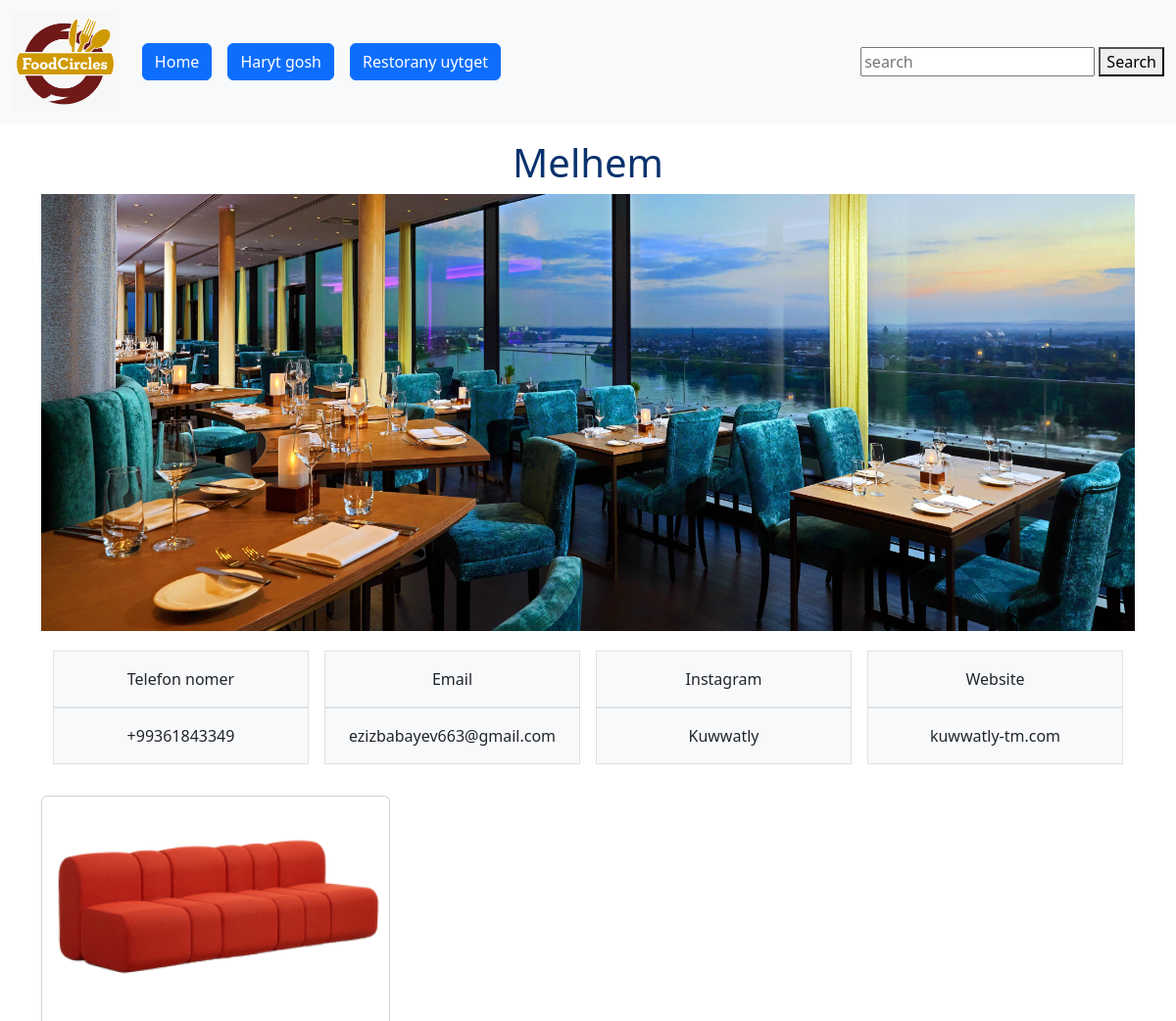
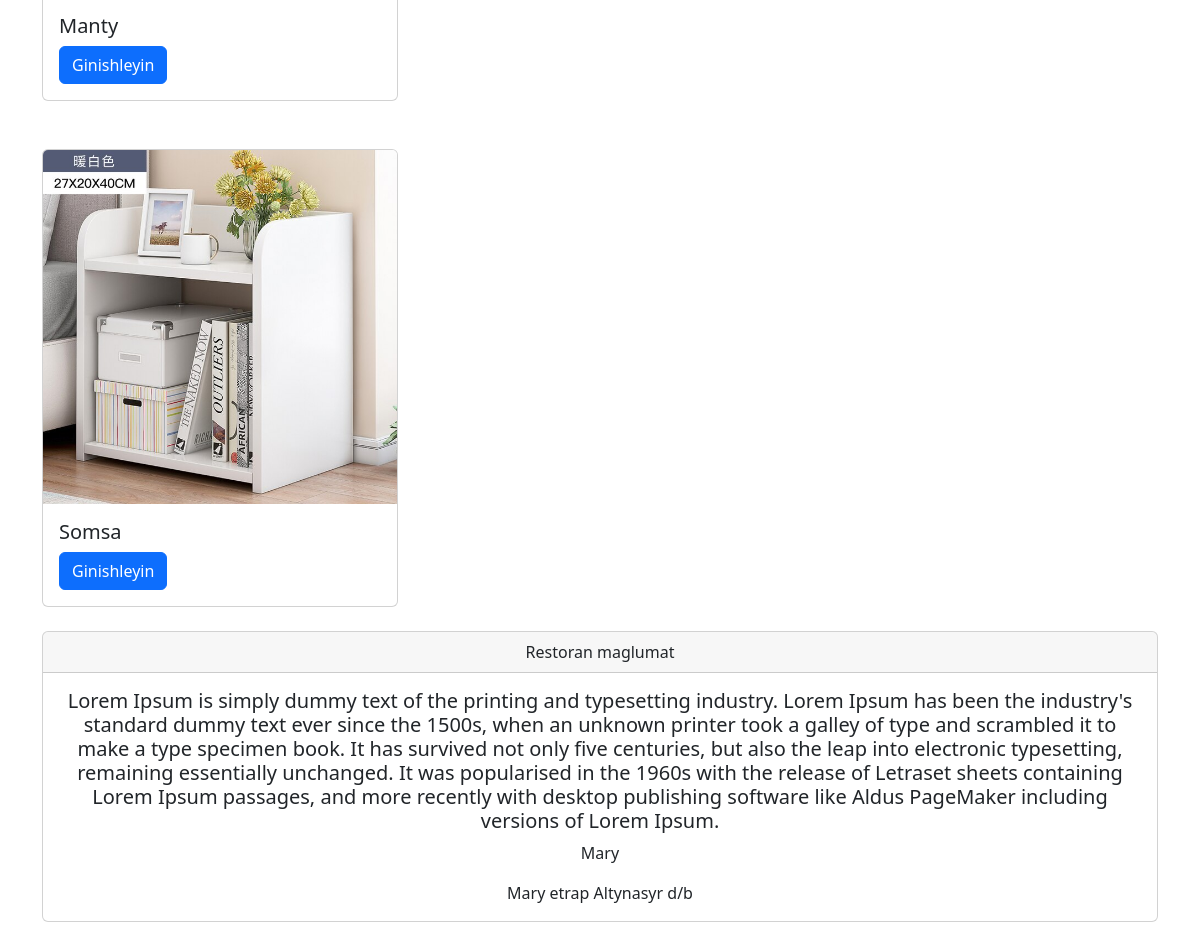
Screenshot of /my_restoran (signed in) with the database file from the repository (2 pictures, top to bottom).
### app/models.py (models this page shows, shortened)
class Restoran(models.Model):
    STATE = (("Mary", "Mary"),
            ("Ahal", "Ahal"),
            ("Balkan", "Balkan"),
            ("Lebap", "Lebap"),
            ("Daşoguz", "Daşoguz"),
            ("Aşgabat", "Aşgabat"),)
    name = models.CharField(max_length=120, unique=True)
    user = models.OneToOneField(User, on_delete=models.CASCADE)
    is_active = models.BooleanField(default=True)
    is_vip = models.BooleanField(default=False)
    description = models.TextField(null=True, blank=True)
    image = models.ImageField(upload_to="products")
    banner_img = models.ImageField(upload_to="products")
    region = models.CharField(max_length=50, choices=STATE, default="Mary")
    address_line = models.CharField(max_length=255, null=True, blank=True)
    mobile = models.CharField(max_length=64, null=True, blank=True)
    email = models.CharField(max_length=128, null=True, blank=True)
    instagram = models.CharField(max_length=128, null=True, blank=True)
    website = models.CharField(max_length=128, null=True, blank=True)
    created_at = models.DateTimeField(auto_now_add=True)
    updated_at = models.DateTimeField(auto_now=True)
    class Meta:
        verbose_name = 'Restoran'
        verbose_name_plural = 'Restoranlar'

class Food(models.Model):
    restoran = models.ForeignKey(Restoran, on_delete=models.CASCADE)
    name = models.CharField(max_length=120)
    food_image = models.ImageField(upload_to="products")
    food_cat = models.ForeignKey(Category, related_name='cat_food', on_delete=models.CASCADE)
    description = models.TextField()
    price = models.FloatField()
    created_at = models.DateTimeField(auto_now_add=True)
    updated_at = models.DateTimeField(auto_now=True)
    class Meta:
        verbose_name = 'Nahar'
        verbose_name_plural = 'Naharlar'

### app/views.py (the view)
# urls.py: path('my_restoran', views.my_restoran, name='my_restoran'),
def my_restoran(request):
    search = request.GET.get('search', '')
    my_restoran = Restoran.objects.get(user=request.user.id)
    if search:
        food = Food.objects.filter(Q(name__icontains=search))
    else:
        food = Food.objects.filter(restoran = my_restoran)
    return render(request, 'my_restoran.html', {'my_restoran': my_restoran, 'food': food})

### templates/my_restoran.html (shortened to what this page needs)
{% load static %}
<!doctype html>
<html lang="en">
  <head>
    <link href="https://cdn.jsdelivr.net/npm/bootstrap@5.2.0-beta1/dist/css/bootstrap.min.css" rel="stylesheet"
>
  </head>
  <body>
    <nav class="navbar navbar-expand-lg bg-light mb-3">
      <div class="container-fluid">
        <a class="navbar-brand" href="{% url 'my_restoran' %}"><img src="{{my_restoran.image.url}}" style="height: 100px;" alt=""></a>
        <div class="collapse navbar-collapse" id="navbarSupportedContent">
          <ul class="navbar-nav me-auto mb-2 mb-lg-0">
            <li class="nav-item">
              <a class="nav-link" href="{% url 'index' %}"><button type="button" class="btn btn-primary">Home</button></a>
            </li>
            <li class="nav-item">
              <a class="nav-link" href="{% url 'create_food' %}"><button type="button" class="btn btn-primary">Haryt gosh</button></a>
            </li>
            <li class="nav-item">
              <a class="nav-link" href="{% url 'my_restoran_edit' %}"><button type="button" class="btn btn-primary">Restorany uytget</button></a>
            </li>
          </ul>
          <form method="get">
            <input id="search" type=" text" placeholder="search" name="search">
            <button>Search</button>
        </form>
        </div>
      </div>
    </nav>
    <div class="container">
      <h1 style="text-align: center; color: rgb(11, 50, 109); font-size: bold;">{{my_restoran.name}}</h1>
      <img src="{{my_restoran.banner_img.url}}"  class="img-fluid" alt="...">
      <div style="margin-top: 20px; text-align: center;">
        <div class="container">
          <div class="row row-cols-lg-4 g-2 g-lg-3">
            <div class="col">
              <div class="p-3 border bg-light">Telefon nomer</div>
              <div class="p-3 border bg-light">{{my_restoran.mobile}}</div>
            </div>
            <div class="col">
              <div class="p-3 border bg-light">Email</div>
              <div class="p-3 border bg-light">{{my_restoran.email}}</div>
            </div>
            <div class="col">
              <div class="p-3 border bg-light">Instagram</div>
              <div class="p-3 border bg-light">{{my_restoran.instagram}}</div>
            </div>
            <div class="col">
              <div class="p-3 border bg-light">Website</div>
              <div class="p-3 border bg-light">{{my_restoran.website}}</div>
            </div>
          </div>
        </div>
      </div>
      {% for i in food %}
      <div class="row row-cols-1 row-cols-md-3 mt-2 mb-4 g-4">
        <div class="col">
          <div class="card">
            <img src="{{i.food_image.url}}" class="card-img-top" alt="...">
            <div class="card-body">
              <h5 class="card-title">{{i.name}}</h5>
              <a href="{% url 'food_page' i.id %}"><button type="button" class="btn btn-primary">Ginishleyin</button></a>
            </div>
          </div>
        </div>
      </div>
      {% endfor %}
      <div class="card text-center" style="margin-bottom: 30px;">
        <div class="card-header">
          Restoran maglumat
        </div>
        <div class="card-body">
          <h5 class="card-title">{{my_restoran.description}}</h5>
          <p class="card-text">{{my_restoran.region}}</p>
          <p class="card-text">{{my_restoran.address_line}}</p>
        </div>
      </div>
    </div>
  </body>
</html>

### rows the page displays
Restoran: image (picture), name "Melhem", banner_img (picture), mobile "+99361843349", email "ezizbabayev663@gmail.com", instagram "Kuwwatly", website "kuwwatly-tm.com", description "Lorem Ipsum is simply dummy text of the printing and typesetting industry. Lorem Ipsum has been the industry's standard dummy text ever since the 1500s, when an unknown printer took a galley of type and scrambled it to make a type specimen book. It has survived not only five centuries, but also the leap into electronic typesetting, remaining essentially unchanged. It was popularised in the 1960s with the release of Letraset sheets containing Lorem Ipsum passages, and more recently with desktop publishing software like Aldus PageMaker including versions of Lorem Ipsum.", region "Mary", address_line "Mary etrap Altynasyr d/b"
Food: food_image (picture), name "Manty"
Food: food_image (picture), name "Somsa"
